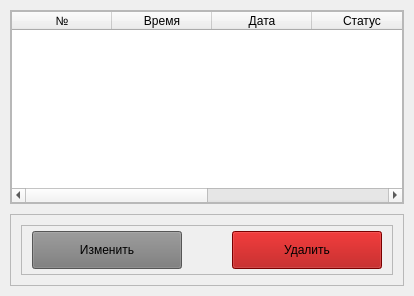
                     <widget class="QWidget" name="widgets">
                      <property name="styleSheet">
                       <string notr="true"/>
                      </property>
                      <layout class="QVBoxLayout" name="verticalLayout">
                       <property name="spacing">
                        <number>10</number>
                       </property>
                       <property name="leftMargin">
                        <number>10</number>
                       </property>
                       <property name="topMargin">
                        <number>10</number>
                       </property>
                       <property name="rightMargin">
                        <number>10</number>
                       </property>
                       <property name="bottomMargin">
                        <number>10</number>
                       </property>
                       <item>
                        <widget class="QFrame" name="frame_6">
                         <property name="frameShape">
                          <enum>QFrame::StyledPanel</enum>
                         </property>
                         <property name="frameShadow">
                          <enum>QFrame::Raised</enum>
                         </property>
                         <layout class="QHBoxLayout" name="horizontalLayout_12">
                          <property name="spacing">
                           <number>0</number>
                          </property>
                          <property name="leftMargin">
                           <number>0</number>
                          </property>
                          <property name="topMargin">
                           <number>0</number>
                          </property>
                          <property name="rightMargin">
                           <number>0</number>
                          </property>
                          <property name="bottomMargin">
                           <number>0</number>
                          </property>
                          <item>
                           <widget class="QTableWidget" name="tableWidget">
                            <property name="editTriggers">
                             <set>QAbstractItemView::NoEditTriggers</set>
                            </property>
                            <attribute name="horizontalHeaderCascadingSectionResizes">
                             <bool>true</bool>
                            </attribute>
                            <attribute name="horizontalHeaderStretchLastSection">
                             <bool>true</bool>
                            </attribute>
                            <attribute name="verticalHeaderVisible">
                             <bool>false</bool>
                            </attribute>
                            <attribute name="verticalHeaderHighlightSections">
                             <bool>false</bool>
                            </attribute>
                            <column>
                             <property name="text">
                              <string>№</string>
                             </property>
                            </column>
                            <column>
                             <property name="text">
                              <string>Время</string>
                             </property>
                            </column>
                            <column>
                             <property name="text">
                              <string>Дата</string>
                             </property>
                            </column>
                            <column>
                             <property name="text">
                              <string>Статус</string>
                             </property>
                            </column>
                            <column>
                             <property name="text">
                              <string>Блюда</string>
                             </property>
                            </column>
                            <column>
                             <property name="text">
                              <string>Время готовки</string>
                             </property>
                            </column>
                           </widget>
                          </item>
                         </layout>
                        </widget>
                       </item>
                       <item>
                        <widget class="QFrame" name="frame">
                         <property name="sizePolicy">
                          <sizepolicy hsizetype="Preferred" vsizetype="Fixed">
                           <horstretch>0</horstretch>
                           <verstretch>0</verstretch>
                          </sizepolicy>
                         </property>
                         <property name="minimumSize">
                          <size>
                           <width>0</width>
                           <height>70</height>
                          </size>
                         </property>
                         <property name="styleSheet">
                          <string notr="true"/>
                         </property>
                         <property name="frameShape">
                          <enum>QFrame::StyledPanel</enum>
                         </property>
                         <property name="frameShadow">
                          <enum>QFrame::Raised</enum>
                         </property>
                         <layout class="QHBoxLayout" name="horizontalLayout_8" stretch="0">
                          <property name="leftMargin">
                           <number>10</number>
                          </property>
                          <property name="topMargin">
                           <number>10</number>
                          </property>
                          <property name="rightMargin">
                           <number>10</number>
                          </property>
                          <property name="bottomMargin">
                           <number>10</number>
                          </property>
                          <item>
                           <widget class="QFrame" name="frame_4">
                            <property name="sizePolicy">
                             <sizepolicy hsizetype="Fixed" vsizetype="Fixed">
                              <horstretch>0</horstretch>
                              <verstretch>0</verstretch>
                             </sizepolicy>
                            </property>
                            <property name="minimumSize">
                             <size>
                              <width>0</width>
                              <height>50</height>
                             </size>
                            </property>
                            <property name="styleSheet">
                             <string notr="true"/>
                            </property>
                            <property name="frameShape">
                             <enum>QFrame::StyledPanel</enum>
                            </property>
                            <property name="frameShadow">
                             <enum>QFrame::Raised</enum>
                            </property>
                            <layout class="QHBoxLayout" name="horizontalLayout_7">
                             <property name="spacing">
                              <number>50</number>
                             </property>
                             <property name="leftMargin">
                              <number>10</number>
                             </property>
                             <property name="topMargin">
                              <number>5</number>
                             </property>
                             <property name="rightMargin">
                              <number>10</number>
                             </property>
                             <property name="bottomMargin">
                              <number>5</number>
                             </property>
                             <item>
                              <widget class="QPushButton" name="pushButton_2">
                               <property name="sizePolicy">
                                <sizepolicy hsizetype="Fixed" vsizetype="Preferred">
                                 <horstretch>0</horstretch>
                                 <verstretch>0</verstretch>
                                </sizepolicy>
                               </property>
                               <property name="minimumSize">
                                <size>
                                 <width>150</width>
                                 <height>0</height>
                                </size>
                               </property>
                               <property name="styleSheet">
                                <string notr="true">background-color: rgb(121, 121, 121);</string>
                               </property>
                               <property name="text">
                                <string>Изменить</string>
                               </property>
                              </widget>
                             </item>
                             <item>
                              <widget class="QPushButton" name="pushButton_3">
                               <property name="sizePolicy">
                                <sizepolicy hsizetype="Fixed" vsizetype="Preferred">
                                 <horstretch>0</horstretch>
                                 <verstretch>0</verstretch>
                                </sizepolicy>
                               </property>
                               <property name="minimumSize">
                                <size>
                                 <width>150</width>
                                 <height>0</height>
                                </size>
                               </property>
                               <property name="styleSheet">
                                <string notr="true">background-color: rgb(170, 0, 0);</string>
                               </property>
                               <property name="text">
                                <string>Удалить</string>
                               </property>
                              </widget>
                             </item>
                            </layout>
                           </widget>
                          </item>
                         </layout>
                        </widget>
                       </item>
                      </layout>
                     </widget>
